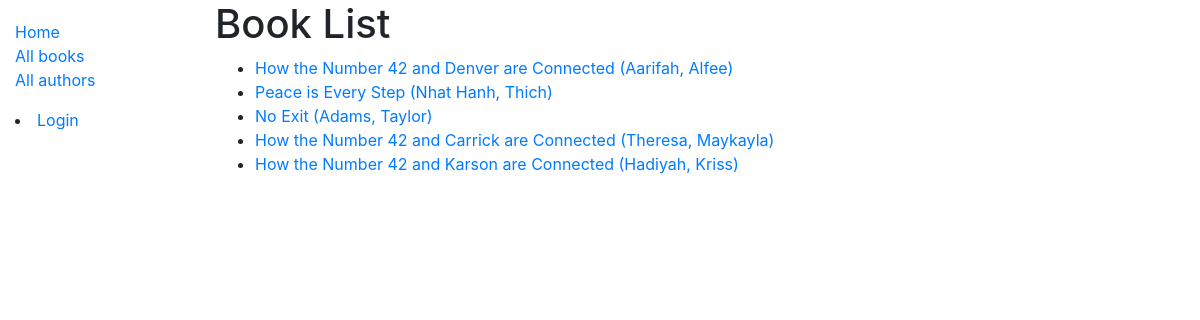
/catalog/books/, run on the app's committed database.
### catalog/models.py (models this page shows, shortened)
class Book(models.Model):
    title = models.CharField(max_length=200)
    author = models.ForeignKey('Author', on_delete=models.SET_NULL, null=True)
    summary = models.TextField(max_length=1000, help_text='Enter a brief description of the book')
    isbn = models.CharField('ISBN', max_length=13, help_text='13 Character <a href="https://www.isbn-international.org/content/what-isbn">ISBN number</a>')
    language = models.ForeignKey('Language', on_delete=models.SET_NULL, null=True, blank=True)
    genre = models.ManyToManyField(Genre, help_text='Select a genre for this book')
    def display_genre(self):
        """Create a string for the Genre. This is required to display genre in Admin."""
        return ', '.join(genre.name for genre in self.genre.all()[:3])
    display_genre.short_description = 'Genre'
    def get_absolute_url(self):
        return reverse('book-detail', args=[str(self.id)])

class Author(models.Model):
    first_name = models.CharField(max_length=100)
    last_name = models.CharField(max_length=100)
    date_of_birth = models.DateField(null=True, blank=True)
    date_of_death = models.DateField('Died', null=True, blank=True)
    class Meta:
        ordering = ['last_name', 'first_name']
    def get_absolute_url(self):
        return reverse('author-detail', args=[str(self.id)])
    def __str__(self):
        return f'{self.last_name}, {self.first_name}'

### catalog/views.py (the view)
# urls.py: path('books/', views.BookListView.as_view(), name='books'),
class BookListView(generic.ListView):
    model = Book
    paginate_by = 10

### catalog/templates/catalog/book_list.html
{% extends "base_generic.html" %}
{% block content %}
  <h1>Book List</h1>
  {% if book_list %}
  <ul>
    {% for book in book_list %}
      <li>
        <a href="{{ book.get_absolute_url }}">{{ book.title }}</a><a href="{{ book.author.get_absolute_url }}"> ({{book.author}})</a>
      </li>
    {% endfor %}
  </ul>
  {% else %}
    <p>There are no books in the library.</p>
  {% endif %}
{% endblock %}

### data on the page
Book: title "How the Number 42 and Denver are Connected", author "Aarifah, Alfee"
Book: title "Peace is Every Step", author "Nhat Hanh, Thich"
Book: title "No Exit", author "Adams, Taylor"
Book: title "How the Number 42 and Carrick are Connected", author "Theresa, Maykayla"
Book: title "How the Number 42 and Karson are Connected", author "Hadiyah, Kriss"
